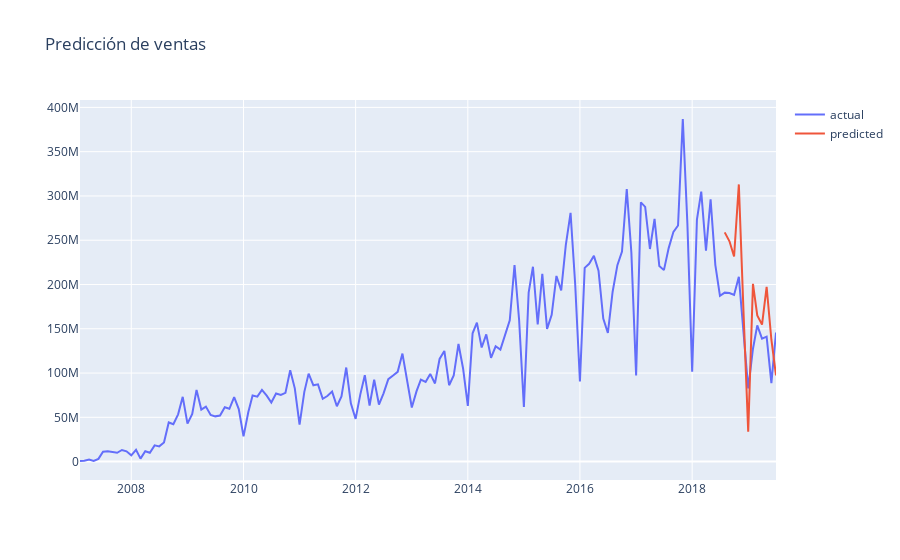

The cell this chart's notebook holds for it:
### Code cell
df_sales_pred = pd.merge(df,df_result,on='mes',how='left')
plot_data = [
go.Scatter(
x=df_sales_pred['mes'],
y=df_sales_pred['ventas'],
name='actual'
),
go.Scatter(
x=df_sales_pred['mes'],
y=df_sales_pred['pred_value'],
name='predicted'
)

]
plot_layout = go.Layout(
title='Predicción de ventas'
)
fig = go.Figure(data=plot_data, layout=plot_layout) 
pyoff.iplot(fig)

### Figure 1 — Plotly figure (JSON) as saved in the notebook; plotly's stock layout.template omitted (floating-point values rounded to 4 significant figures; data arrays with more than 128 entries replaced by an {"elided": "..."} marker saying what was removed)
{"data": [{"name": "actual", "type": "scatter", "x": {"elided": "150 str values"}, "y": {"elided": "150 int values"}}, {"name": "predicted", "type": "scatter", "x": {"elided": "150 str values"}, "y": {"elided": "150 int values"}}], "layout": {"title": {"text": "Predicción de ventas"}}}
